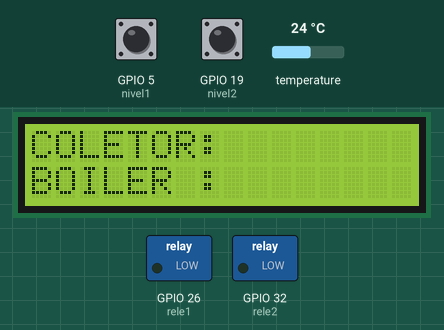
This sketch was run on a simulated ESP32. Shown: 16×2 character LCD, switched loads named in the sketch (green lamp = pin HIGH). The test bench sets the inputs (shaded band); at power-on: GPIO 19 (nivel2) HIGH, temperature 24 °C, GPIO 5 (nivel1) HIGH.

Above: at 19.0 s.
20.2 s: GPIO 19 (nivel2) pulled LOW for 3.2 s
At 22.4 s:
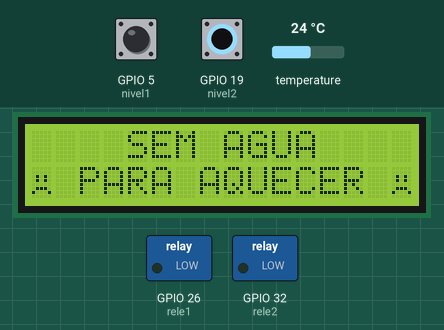
24.9 s: temperature set to 12 °C
At 26.3 s:
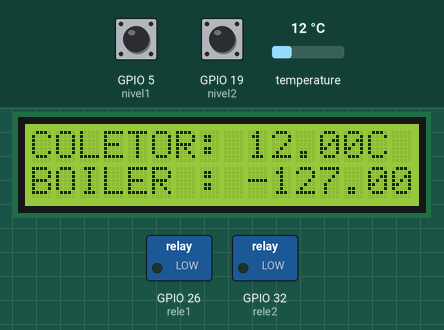
26.7 s: temperature set to 10.3 °C
At 28.1 s:
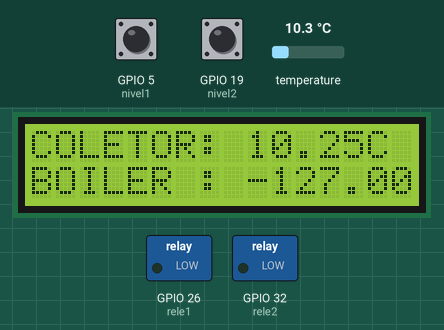
28.4 s: temperature set to 9.6 °C
At 29.9 s:
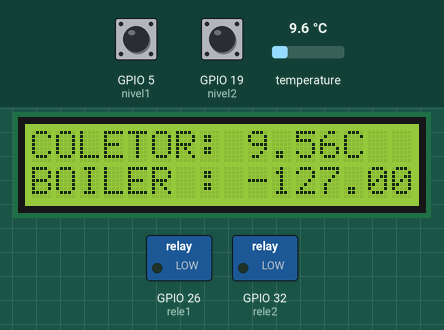
30.2 s: GPIO 19 (nivel2) pulled LOW for 1.1 s
At 32.7 s:
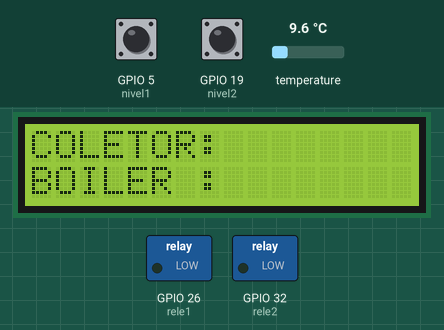
Timing chart, 0 to 34.2 s (numbered marks = the images above; inputs shaded):
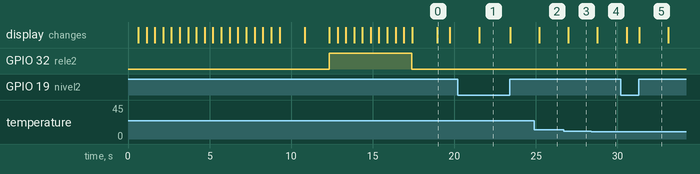

Measured:
- the behaviour switches between 10 and 9.9 °C on temperature (found by bisection; images 3 and 4)
- after the input at 20.2 s, the display: changes after 1.3 s (image 1)
- after the input at 24.9 s, the display: changes after 0.31 s (image 2)
- after the input at 26.7 s, the display: changes after 0.29 s (image 3)
- after the input at 28.4 s, the display: changes after 0.37 s (image 4)
- after the input at 30.2 s, the display: first changes after 0.38 s (image 5 shows a later state)
- what the display in image 0 shows lasts 0.7 s, from 19.0 s to 19.7 s

The sketch:

Programa__o_do_Aquecedor_TESTE01.ino
```cpp
//INCLUSÃO DE BIBLIOTECA
#include <Wire.h>
#include <LiquidCrystal_I2C.h>
#include <OneWire.h>
#include <DallasTemperature.h>

//DEFINIÇÃO DOS PINOS DIGITAIS
#define rele1 26
#define rele2 32
#define nivel1 5
#define nivel2 19
#define sensorPin 4

LiquidCrystal_I2C lcd(0x27, 2, 1, 0, 4, 5, 6, 7, 3, POSITIVE);  // Defina o endereço do lcd
OneWire ourWire(sensorPin);                                     //CONFIGURA UMA INSTÂNCIA ONEWIRE PARA SE COMUNICAR COM O SENSOR
DallasTemperature sensor(&ourWire);                             //BIBLIOTECA DallasTemperature UTILIZA A OneWire

float tempC[0];               //Variaveis com endereço dos sensores
char letras[] = "SOLARION ";  //Salvando cada letra da palavra com endereço
int a;                        //Contador
bool logico;                  //Nível lógico de acionamento

//Símbolo para apagar
byte SIMB1[8] = {
  B00000,
  B00000,
  B00000,
  B00000,
  B00000,
  B00000,
  B00000,
  B00000
};
//Símbolo da gota
byte SIMB2[8] = {
  B00000,
  B00100,
  B01110,
  B11111,
  B11111,
  B11111,
  B01110,
  B00000
};
//Símbolo da carinha feliz
byte SIMB3[8] = {
  B00000,
  B00000,
  B01010,
  B00000,
  B00000,
  B10001,
  B01110,
  B00000
};
//Símbolo da carinha triste
byte SIMB4[8] = {
  B00000,
  B00000,
  B01010,
  B01010,
  B00000,
  B01110,
  B10001,
  B00000
};

void setup() {
  sensor.begin();  //Inicialdo os sensores

  //CONFIGURAÇÃO DOS PINOS
  pinMode(rele1, OUTPUT);
  pinMode(rele2, OUTPUT);
  pinMode(nivel1, INPUT_PULLUP);
  pinMode(nivel2, INPUT_PULLUP);

  // INICIALIZAÇÃO DO lcd
  lcd.begin(16, 2);
  lcd.backlight();

  //Númerando cada símbolo
  lcd.createChar(1, SIMB1);
  lcd.createChar(2, SIMB2);
  lcd.createChar(3, SIMB3);
  lcd.createChar(4, SIMB4);

  lcd.clear();  //limpar o lcd

  //Gif
  for (a = 0; a < 9; a++) {
    lcd.setCursor(4 + a, 0);
    lcd.print(letras[a]);
    if (a % 2 == 0) {
      gif1();
    } else {
      gif2();
    }
    delay(500);
  }
  for (a = 0; a < 9; a++) {
    lcd.setCursor(4 + a, 0);
    lcd.write(1);
    if (a % 2 == 0) {
      gif2();
    } else {
      gif1();
    }
    delay(500);
  }
  lcd.clear();
  lcd.setCursor(1, 0);
  lcd.print("AQUECENDO AGUA");
  lcd.setCursor(3, 1);
  lcd.print("PARA VOCE");
  delay(1500);
  if (!digitalRead(nivel2) && digitalRead(nivel1)) sem();
  lcd.clear();
  lcd.setCursor(2, 0);
  lcd.print("PREENCHENDO");
  lcd.setCursor(3, 1);
  lcd.print("O COLETOR");
  delay(1500);
  lcd.clear();
  lcd.setCursor(4, 0);
  lcd.print("AGUARDE");
  if (digitalRead(nivel1)) {
    digitalWrite(rele2, 1);
  } else {
    digitalWrite(rele1, 1);
  }
  for (a = 0; a < 10; a++) {
    if (a % 2 == 0) {
      gif1();
    } else {
      gif2();
    }
    delay(500);
  }
  digitalWrite(rele1, 0);
  digitalWrite(rele2, 0);
  lcd.clear();
  lcd.setCursor(5, 0);
  lcd.print("PRONTO");
  lcd.setCursor(2, 1);
  lcd.print("PARA AQUECER");
  lcd.setCursor(0, 1);
  lcd.write(3);
  lcd.setCursor(15, 1);
  lcd.write(3);
  delay(1500);
  lcd.clear();
  lcd.setCursor(0, 0);
  lcd.print("COLETOR: ");
  lcd.setCursor(0, 1);
  lcd.print("BOILER : ");
}
void loop() {
  sensor.requestTemperatures();  //SOLICITA QUE A FUNÇÃO INFORME A TEMPERATURA DO SENSOR
  // faz leituras de todos sensores
  for (int i = 0; i < 2; i++) {
    tempC[i + 1] = sensor.getTempCByIndex(i);
  }
  // Mostra a temperatura dos sensores
  lcd.setCursor(9, 0);
  lcd.print(tempC[1]);
  lcd.println("C ");
  lcd.setCursor(9, 1);
  lcd.print(tempC[2]);
  lcd.println("C ");

  //verifica se tem água para aquecer
  if (!digitalRead(nivel2) && digitalRead(nivel1)) sem();

  //verifica o nivel do boiler e ligar os reles, se o nível lógico estive alto
  if (digitalRead(nivel1)) {
    digitalWrite(rele2, logico);
    digitalWrite(rele1, 0);
  } else {
    digitalWrite(rele1, logico);
    digitalWrite(rele2, 0);
  }
  //Verifica a temperatura e aciona os reles
  if (tempC[2] < 45 || digitalRead(nivel1)) {
    if (tempC[1] >= 45) {
      logico = 1;
    } else {
      logico = 0;
    }
  } else if (tempC[1] >= 50 && tempC[2] >= 45) {
    logico = 1;
  } else {
    logico = 0;
  }
  delay(1000);
}

//Mensagem de que esta sem água para aquecer
void sem() {
  lcd.clear();
  lcd.setCursor(4, 0);
  lcd.print("SEM AGUA");
  lcd.setCursor(2, 1);
  lcd.print("PARA AQUECER");
  lcd.setCursor(0, 1);
  lcd.write(4);
  lcd.setCursor(15, 1);
  lcd.write(4);
  digitalWrite(rele1, 0);
  digitalWrite(rele2, 0);
  while (!digitalRead(nivel2) && digitalRead(nivel1));
  if (a > 9) {
    lcd.clear();
    lcd.setCursor(0, 0);
    lcd.print("COLETOR: ");
    lcd.setCursor(0, 1);
    lcd.print("BOILER : ");
  }
}
void gif1() {
  lcd.setCursor(1, 0);
  lcd.write(2);
  lcd.setCursor(1, 1);
  lcd.write(1);
  lcd.setCursor(14, 1);
  lcd.write(2);
  lcd.setCursor(14, 0);
  lcd.write(1);
}
void gif2() {
  lcd.setCursor(1, 1);
  lcd.write(2);
  lcd.setCursor(1, 0);
  lcd.write(1);
  lcd.setCursor(14, 0);
  lcd.write(2);
  lcd.setCursor(14, 1);
  lcd.write(1);
}
```
